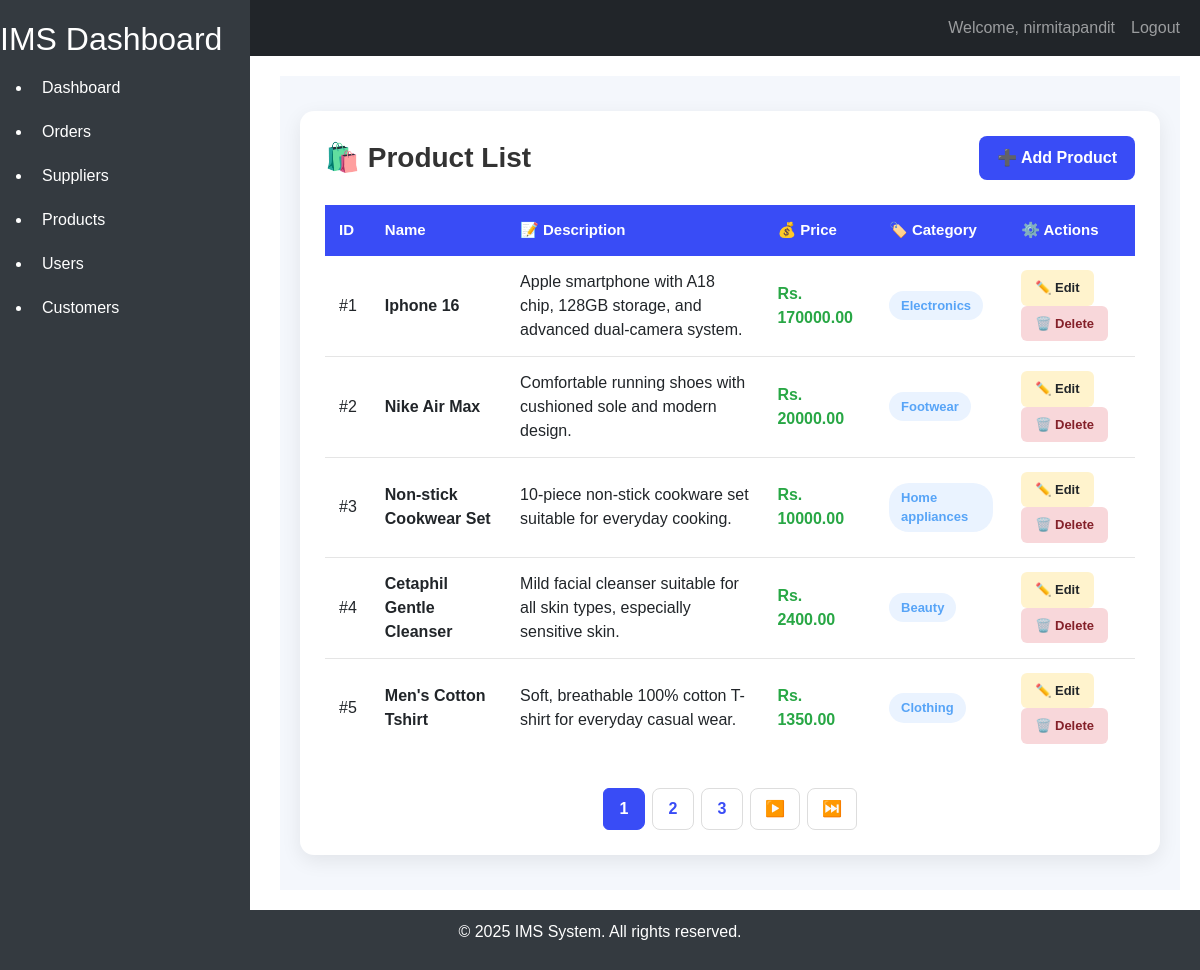
Page /product/products/ (signed in) on the committed database.
### product/models.py (models this page shows, shortened)
class Product(models.Model):
    id = models.AutoField(primary_key=True)
    name = models.CharField(max_length=100)
    description = models.TextField(blank=True, null=True)
    price = models.DecimalField(max_digits=10, decimal_places=2)
    category = models.ForeignKey(Category,on_delete=models.CASCADE,related_name='products', default=None, null=True)
    created_at = models.DateTimeField(auto_now_add=True)
    updated_at = models.DateTimeField(auto_now=True)
    class Meta:
        db_table = 'products'
        verbose_name = 'Product'
        verbose_name_plural = 'Products'

class Category(models.Model):
    id=models.AutoField(primary_key=True)
    name=models.CharField(max_length=100)
    description=models.TextField(blank=True, null=True)
    created_at=models.DateTimeField(auto_now_add=True)
    updated_at=models.DateTimeField(auto_now=True)
    class Meta:
        db_table='categories'
        verbose_name='Category'
        verbose_name_plural='Categories'
    def __str__(self):
          return self.name

### product/views.py (the view)
# urls.py: path("products/", ProductListView.as_view(), name="product-list"),
class ProductListView(LoginRequiredMixin, ListView):
    model = Product
    template_name = 'product/product_list.html'
    context_object_name = 'products'
    paginate_by = 5

### product/templates/product/product_list.html (shortened to what this page needs)
{% extends "home/base.html" %}
{% block content %}
<div class="product-page">
    <div class="product-card">
        <div class="header">
            <h2>🛍️ Product List</h2>
            <a href="{% url 'products_create' %}" class="add-btn">
                ➕ Add Product
            </a>
        </div>
        <table class="product-table">
            <thead>
                <tr>
                    <th>ID</th>
                    <th>Name</th>
                    <th>📝 Description</th>
                    <th>💰 Price</th>
                    <th>🏷️ Category</th>
                    <th>⚙️ Actions</th>
                </tr>
            </thead>
            <tbody>
                {% for product in products %}
                <tr>
                    <td>#{{ product.id }}</td>
                    <td><strong>{{ product.name }}</strong></td>
                    <td>{{ product.description }}</td>
                    <td class="price">
                        Rs. {{ product.price }}
                    </td>
                    <td>
                        <span class="category-badge">
                            {{ product.category }}
                        </span>
                    </td>
                    <td>
                        <a href="{% url 'products_update' product.id %}" class="edit-btn">
                            ✏️ Edit
                        </a>
                        <a href="{% url 'products_delete' product.id %}" class="delete-btn">
                            🗑️ Delete
                        </a>
                    </td>
                </tr>
                {% empty %}
                <tr>
                    <td colspan="6" class="empty-row">
                        📭 No Products Found.
                    </td>
                </tr>
                {% endfor %}
            </tbody>
        </table>
        {% if is_paginated %}
<nav class="pagination-container">
    <ul class="pagination">
        {% for num in paginator.page_range %}
            {% if page_obj.number == num %}
            <li class="page-item active">
                <span class="page-link">{{ num }}</span>
            </li>
            {% elif num > page_obj.number|add:"-3" and num < page_obj.number|add:"3" %}
            <li class="page-item">
                <a class="page-link" href="?page={{ num }}">{{ num }}</a>
            </li>
            {% endif %}
        {% endfor %}
        {% if page_obj.has_next %}
        <li class="page-item">
            <a class="page-link" href="?page={{ page_obj.next_page_number }}">▶️</a>
        </li>
        <li class="page-item">
            <a class="page-link" href="?page={{ paginator.num_pages }}">⏭️</a>
        </li>
        {% endif %}
    </ul>
</nav>
{% endif %}
    </div>
</div>
{% endblock %}

### home/templates/home/base.html (shortened to what this page needs)
<!DOCTYPE html>
<html lang="en">
<head>
    <link href="https://cdn.jsdelivr.net/npm/bootstrap@5.3.0-alpha1/dist/css/bootstrap.min.css" rel="stylesheet">
</head>
<body>
    <nav class="navbar navbar-expand-lg navbar-dark bg-dark">
        <div class="container-fluid">
            <a class="navbar-brand" href="#">IMS</a>
            <div class="collapse navbar-collapse" id="navbarNav">
                <ul class="navbar-nav ms-auto">
                    {% if user.is_authenticated %}
                    <li class="nav-item">
                        <a class="nav-link" href="#">Welcome, {{ user.username }}</a>
                    </li>
                    <li class="nav-item">
                        <a class="nav-link" href="{% url 'logout' %}">Logout</a>
                    </li>
                    {% endif %}
                </ul>
            </div>
        </div>
    </nav>
    <div class="sidebar">
        <h2>IMS Dashboard</h2>
        <ul>
            <li>
                <a href="{% url 'dashboard' %}"
                    class="{% if request.path == '/dashboard/' %}active{% endif %}">Dashboard</a>
            </li>
            <li>
                <a href="{% url 'order_list' %}"
                    class="{% if request.path == '/orders/list/' %}active{% endif %}">Orders</a>
            </li>
            <li>
                <a href="{% url 'supplier_list' %}"
                    class="{% if request.path == '/suppliers/list/' %}active{% endif %}">Suppliers</a>
            </li>
            <li>
                <a href="{% url 'products_list' %}"
                    class="{% if request.path == '/products/list/' %}active{% endif %}">Products</a>
            </li>
            <li>
                <a href="{% url 'user_list' %}"
                    class="{% if request.path == '/users/list/' %}active{% endif %}">Users</a>
            </li>
            <li>
                <a href="{% url 'customers_list' %}"
                    class="{% if request.path == '/customers/list/' %}active{% endif %}">Customers</a>
            </li>
        </ul>
    </div>
    <div class="content">
        {% block content %}
        {% endblock %}
    </div>
    <footer class="footer">
        <div class="container">
            <p>&copy; 2025 IMS System. All rights reserved.</p>
        </div>
    </footer>
</body>
</html>

### home/templates/home/base.html (style rules this page uses)
body { font-family: Arial, sans-serif; display: flex; flex-direction: column; min-height: 100vh; }
.sidebar { position: fixed; top: 0; left: 0; height: 100%; width: 250px; background-color: #343a40; color: #fff; padding-top: 20px; }
.sidebar a { color: #fff; text-decoration: none; padding: 10px; display: block; }
.content { margin-left: 260px; padding: 20px; flex: 1; }
.footer { background-color: #343a40; color: white; text-align: center; padding: 10px 0; position: relative; width: 100%; }

### product/templates/product/product_list.html (style rules this page uses)
.product-page { padding: 35px 20px; background: #f4f7fc; min-height: 80vh; }
.product-card { background: #ffffff; border-radius: 14px; padding: 25px; box-shadow: 0 6px 20px rgba(0,0,0,0.08); overflow-x: auto; }
.header { display: flex; justify-content: space-between; align-items: center; margin-bottom: 25px; flex-wrap: wrap; gap: 15px; }
.header h2 { margin: 0; color: #333; font-size: 28px; font-weight: 600; }
.add-btn { background: #394cf6; color: white; text-decoration: none; padding: 10px 18px; border-radius: 8px; font-weight: 600; transition: 0.3s; }
.product-table { width: 100%; border-collapse: collapse; margin-top: 10px; }
.product-table thead { background: #394cf6; color: white; }
.product-table th { padding: 14px; text-align: left; font-size: 15px; }
.product-table td { padding: 14px; border-bottom: 1px solid #e5e5e5; vertical-align: middle; }
.product-table tbody tr:last-child td { border-bottom: none; }
.price { color: #28a745; font-weight: bold; }
.category-badge { display: inline-block; background: #eaf3ff; color: #57a4f7; padding: 5px 12px; border-radius: 20px; font-size: 13px; font-weight: 600; }
.edit-btn, .delete-btn { display: inline-block; padding: 8px 14px; border-radius: 6px; text-decoration: none; font-size: 13px; font-weight: 600; transition: 0.3s; margin-right: 5px; }
.edit-btn { background: #fff3cd; color: #212529; }
.delete-btn { background: #f8d7da; color: #842029; }
.pagination-container { display: flex; justify-content: center; margin-top: 30px; }
.pagination { display: flex; list-style: none; gap: 8px; padding: 0; margin: 0; }
.page-item { list-style: none; }
.page-link { display: flex; align-items: center; justify-content: center; min-width: 42px; height: 42px; padding: 0 14px; border: 1px solid #ddd; border-radius: 8px; background: white; color: #394cf6; text-decoration: none; font-weight: 600; transition: 0.3s; }
.page-item.active .page-link { background: #394cf6; color: white; border-color: #394cf6; }

### rows in the picture
Product: id "1", name "Iphone 16", description "Apple smartphone with A18 chip, 128GB storage, and advanced dual-camera system.", price "170000.00", category "Electronics"
Product: id "2", name "Nike Air Max", description "Comfortable running shoes with cushioned sole and modern design.", price "20000.00", category "Footwear"
Product: id "3", name "Non-stick Cookwear Set", description "10-piece non-stick cookware set suitable for everyday cooking.", price "10000.00", category "Home appliances"
Product: id "4", name "Cetaphil Gentle Cleanser", description "Mild facial cleanser suitable for all skin types, especially sensitive skin.", price "2400.00", category "Beauty"
Product: id "5", name "Men's Cotton Tshirt", description "Soft, breathable 100% cotton T-shirt for everyday casual wear.", price "1350.00", category "Clothing"

### other values in the picture
{{ user.username }} "nirmitapandit"
{{ num }} "1"
{{ num }} "2" "3"
